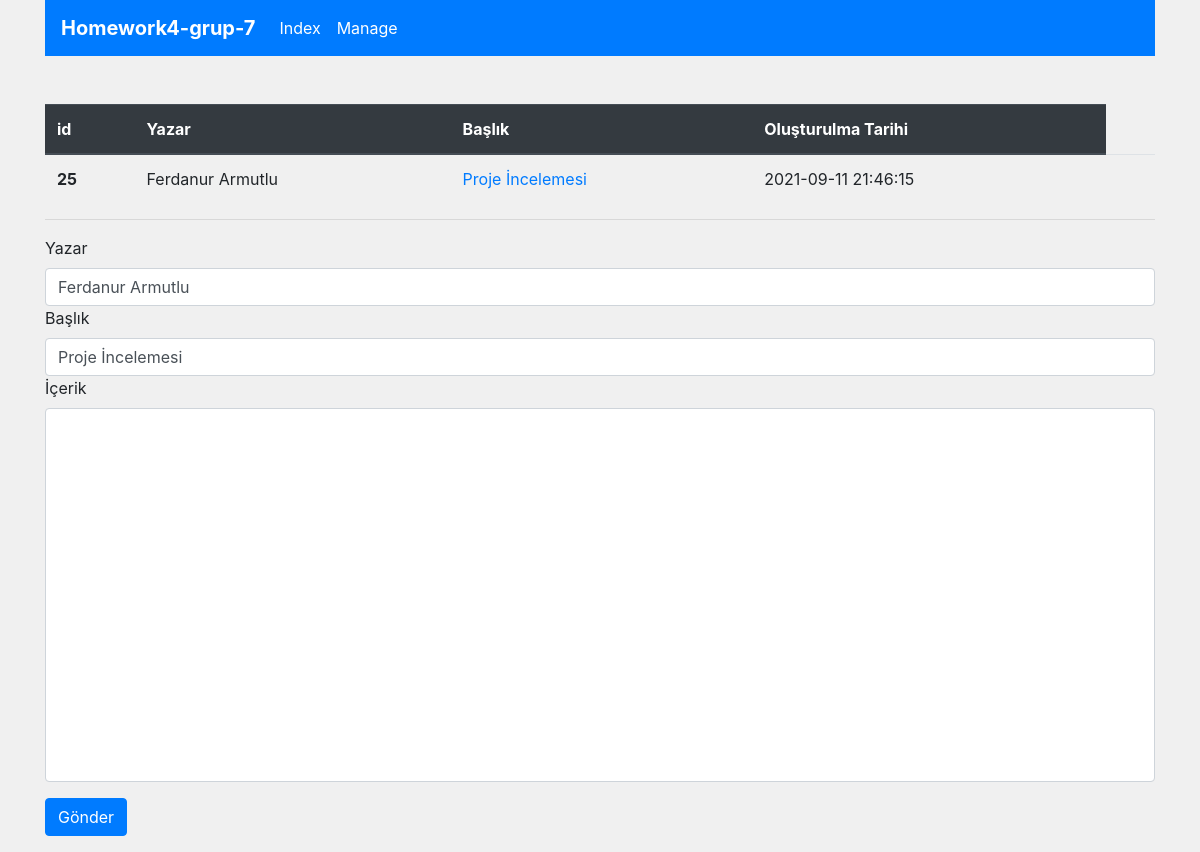
/manage.php?action=edit&post=25, run on the app's committed database.
### tables this page shows
CREATE TABLE `posts` (
  `id` int(11) NOT NULL,
  `author` varchar(55) NOT NULL,
  `post_detail` text NOT NULL,
  `post_header` varchar(255) NOT NULL,
  `post_created` datetime NOT NULL DEFAULT current_timestamp(),
  `post_updated` datetime NOT NULL DEFAULT current_timestamp()
);

### db.class.php (called while the page is built, shortened)
<?php
class DB{
    protected string $user = "root";
    protected string $pass = "";
    protected string $db_name = "post";
    protected string $host_name ="localhost";
    public function createConn() : PDO{
        try{
            return new PDO("mysql:host=$this->host_name;dbname=$this->db_name","$this->user","$this->pass");
        }catch(PDOException $e){
            echo $e-> getMessage();
        }
    }
    public function get(string $table_name, int $id) : array{
        $conn  = $this->createConn();
        $stmt = $conn->prepare("SELECT * FROM $table_name WHERE id = $id");
        $stmt->execute();
        return $stmt->fetchAll(PDO::FETCH_ASSOC);
    }
}

### post.class.php (called while the page is built, shortened)
<?php
require "db.class.php";
class Post{
    private object $database;
    public function __construct(DB $database)
    {
        $this->database = $database;
    }
    public function postDetail(int $post_id): array{
        return $this->database->get("posts", $post_id);
    }
}

### manage.php (the view, shortened to what this page needs)
<?php  require "post.class.php"; ?>
<!DOCTYPE html>
<html lang="en">
<head>
    <link rel="stylesheet" href="https://cdn.jsdelivr.net/npm/bootstrap@4.6.0/dist/css/bootstrap.min.css">
</head>
<body style = "background-color:rgb(240, 240, 240)">
<?php
if(isset($_GET['action'])){
    $postObj = new Post(new DB());
}
?>
<div class = "container">
<nav class="navbar navbar-expand-lg navbar-light bg-primary mb-5"  >
  <a class="navbar-brand" href="" style="color: white; font-weight:bold">Homework4-grup-7</a>
  <div class="collapse navbar-collapse" id="navbarNav">
    <ul class="navbar-nav">
      <li class="nav-item active">
        <a class="nav-link" style="color: white;" href="http://localhost/homework4-grup-7/index.php">Index <span class="sr-only">(current)</span></a>
      </li>
      <li class="nav-item active">
        <a class="nav-link" style="color: white;" href="http://localhost/homework4-grup-7/manage.php">Manage<span class="sr-only">(current)</span></a>
      </li>
    </ul>
  </div>
</nav>
    <table class="table">
    <thead class="thead-dark">
      <tr>
        <th scope="col">id</th>
        <th scope="col">Yazar</th>
        <th scope="col">Başlık</th>
        <th scope="col">Oluşturulma Tarihi</th>
      </tr>
    </thead>
    <tbody>
      <?php
      if(isset($_GET['post']) && isset($_GET['action'])){
        $id = $_GET['post'];
        $postObj = new Post(new DB());
        $post = $postObj->postDetail($id);
        foreach($post as $post_val){
          echo "<tr>" . PHP_EOL;
          echo "<th scope ='row'>$post_val[id]</th>" . PHP_EOL;
          echo "<td>$post_val[author]</td>" . PHP_EOL;
          echo "<td><a href='http://localhost/homework4-grup7/$post_val[post_header].php'> $post_val[post_header]</a></td>" . PHP_EOL;
          echo "<td>$post_val[post_created]</td>" . PHP_EOL;
          echo "<td></td>";
          echo "</tr> " . PHP_EOL;
      }
      }
      ?>
    </tbody>
</table>
<hr>
<?php
if(isset($_GET['action'])){
if($_GET['action'] == "edit" && !isset($_GET['post_detail']) ){
    $current_post = $postObj->postDetail($_GET['post']);
    $author = $current_post[0]['author'];
    $header = $current_post[0]['post_header'];
    echo  "<div>";
          echo "<form action='manage.php' method='GET'>";
                echo "<div class='form-group'>";
                    echo "<div>";
                        echo "<label for='author'>Yazar</label>" . PHP_EOL;
                        echo "<input type='text' name='author' value='$author' class='form-control' >" . PHP_EOL;
                        echo "<label for='post_header'>Başlık</label>";
                        echo "<input type='text' name='post_header' value='$header' class='form-control'>" . PHP_EOL;
                        echo "<label for='post_detail'>İçerik</label>";
                        echo "<textarea name='post_detail' class='form-control' style='resize: none;' cols='30' rows='15'></textarea>" . PHP_EOL;
                        echo "</div>";
                        echo "<button class ='btn btn-primary mt-3'>Gönder</button>" . PHP_EOL;
                echo "</div>";
        echo "</form>";
    echo "</div>";
}
}
?>
</body>
</html>

### data on the page
posts: id "25", author "Ferdanur Armutlu", post_header "Proje İncelemesi", post_created "2021-09-11 21:46:15"
